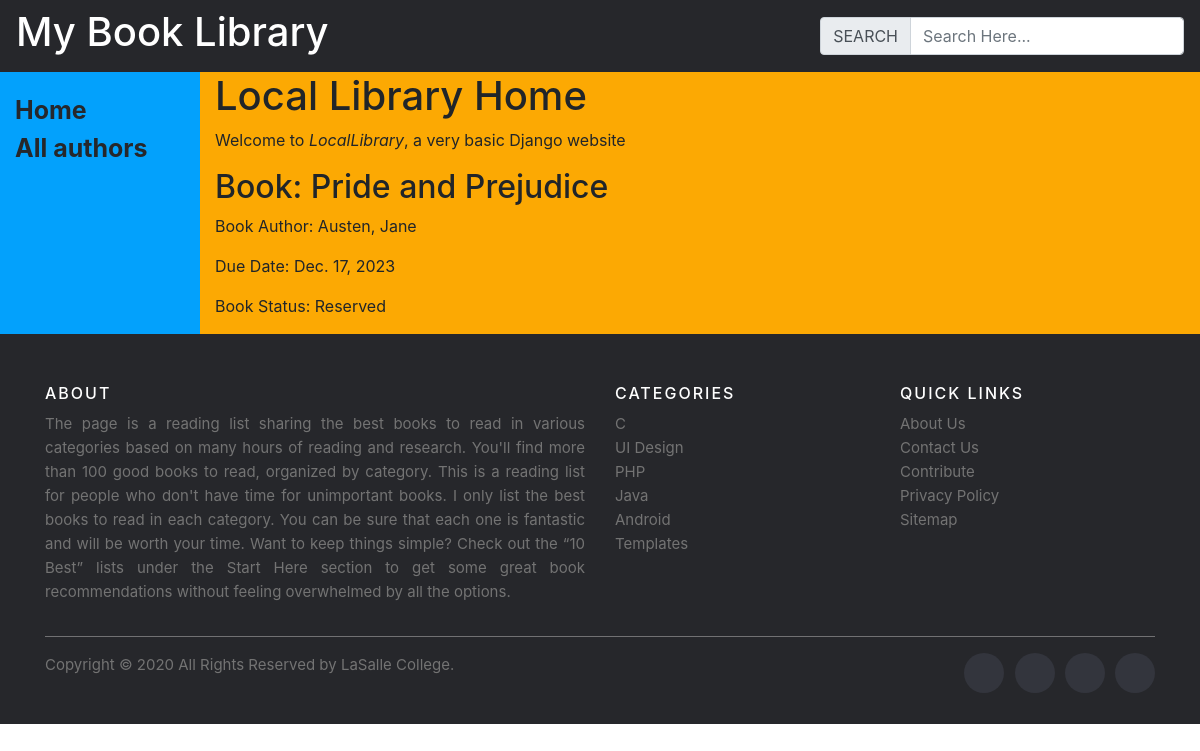
Screenshot of /book/3/ with the database file from the repository.
### mylibrary/models.py (models this page shows, shortened)
class BookInstance(models.Model):
    book = models.ForeignKey(Book, on_delete=models.CASCADE)
    Reserved = "r"
    Booked = "b"
    Available = "a"
    status_choices = [
        (Reserved, "Reserved"),
        (Booked, "Booked"),
        (Available, "Available"),
    ]
    status = models.CharField(max_length=1, choices=status_choices, default=Available)
    due_date = models.DateField(default=timezone.now)

class Book(models.Model):
    title = models.CharField(max_length=200)
    author = models.ForeignKey(Author, on_delete=models.CASCADE)
    summary = models.TextField()
    isbn = models.CharField(max_length=13)
    genre = models.ManyToManyField(Genre)

class Author(models.Model):
    first_name = models.CharField(max_length=200)
    last_name = models.CharField(max_length=200)
    date_of_birth = models.DateField(default=timezone.now)
    def __str__(self):
        return f"{self.last_name}, {self.first_name}"

### mylibrary/views.py (the view)
# urls.py: path("book/<int:received_id>/", views.book_instance, name="book_instance"),
def book_instance(request, received_id):
    return render(request, 'mylibrary/bookInstance.html', {'bookIns': BookInstance.objects.get(id=received_id)})

### mylibrary/templates/mylibrary/bookInstance.html (shortened to what this page needs)
{% extends "mylibrary/base_generic.html" %} {% block content %}
<h1>Local Library Home</h1>
<p>Welcome to <em>LocalLibrary</em>, a very basic Django website</p>
<h2>Book: {{bookIns.book.title}}</h2>
<p>Book Author: {{bookIns.book.author}}</p>
<p>Due Date: {{bookIns.due_date}}</p>
{% if bookIns.status == 'r'%}
<p>Book Status: Reserved</p>
{% endif %}  {% endblock %}

### rows the page displays
BookInstance: book "Pride and Prejudice", book.author "Austen, Jane", due_date "Dec. 17, 2023"
